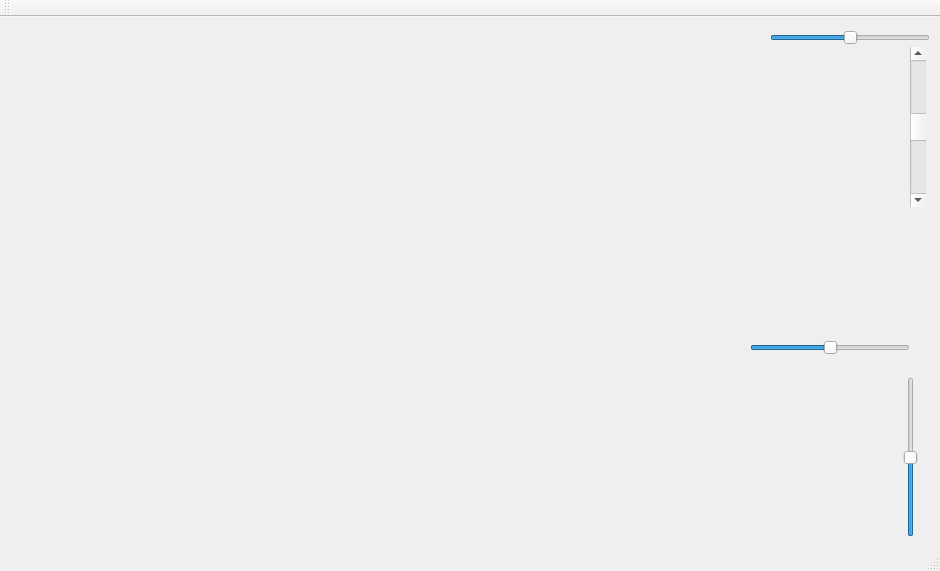
<?xml version="1.0" encoding="UTF-8"?>
<ui version="4.0">
 <class>MainWindow</class>
 <widget class="QMainWindow" name="MainWindow">
  <property name="geometry">
   <rect>
    <x>0</x>
    <y>0</y>
    <width>940</width>
    <height>571</height>
   </rect>
  </property>
  <property name="windowTitle">
   <string>MainWindow</string>
  </property>
  <widget class="QWidget" name="centralWidget">
   <widget class="QSlider" name="horizontalSlider">
    <property name="geometry">
     <rect>
      <x>770</x>
      <y>10</y>
      <width>160</width>
      <height>22</height>
     </rect>
    </property>
    <property name="minimum">
     <number>-30</number>
    </property>
    <property name="maximum">
     <number>30</number>
    </property>
    <property name="orientation">
     <enum>Qt::Horizontal</enum>
    </property>
   </widget>
   <widget class="QScrollBar" name="verticalScrollBar">
    <property name="geometry">
     <rect>
      <x>910</x>
      <y>30</y>
      <width>16</width>
      <height>160</height>
     </rect>
    </property>
    <property name="minimum">
     <number>-30</number>
    </property>
    <property name="maximum">
     <number>30</number>
    </property>
    <property name="singleStep">
     <number>1</number>
    </property>
    <property name="orientation">
     <enum>Qt::Vertical</enum>
    </property>
   </widget>
   <widget class="QSlider" name="horizontalSlider_2">
    <property name="geometry">
     <rect>
      <x>750</x>
      <y>320</y>
      <width>160</width>
      <height>22</height>
     </rect>
    </property>
    <property name="minimum">
     <number>-360</number>
    </property>
    <property name="maximum">
     <number>360</number>
    </property>
    <property name="orientation">
     <enum>Qt::Horizontal</enum>
    </property>
   </widget>
   <widget class="QSlider" name="verticalSlider">
    <property name="geometry">
     <rect>
      <x>900</x>
      <y>360</y>
      <width>22</width>
      <height>160</height>
     </rect>
    </property>
    <property name="minimum">
     <number>-360</number>
    </property>
    <property name="maximum">
     <number>360</number>
    </property>
    <property name="orientation">
     <enum>Qt::Vertical</enum>
    </property>
   </widget>
   <widget class="QWidget" name="canvaswidget" native="true">
    <property name="geometry">
     <rect>
      <x>0</x>
      <y>0</y>
      <width>711</width>
      <height>511</height>
     </rect>
    </property>
   </widget>
  </widget>
  <widget class="QMenuBar" name="menuBar">
   <property name="geometry">
    <rect>
     <x>0</x>
     <y>0</y>
     <width>940</width>
     <height>21</height>
    </rect>
   </property>
  </widget>
  <widget class="QToolBar" name="mainToolBar">
   <attribute name="toolBarArea">
    <enum>TopToolBarArea</enum>
   </attribute>
   <attribute name="toolBarBreak">
    <bool>false</bool>
   </attribute>
  </widget>
  <widget class="QStatusBar" name="statusBar"/>
 </widget>
 <layoutdefault spacing="6" margin="11"/>
 <resources/>
 <connections/>
</ui>
